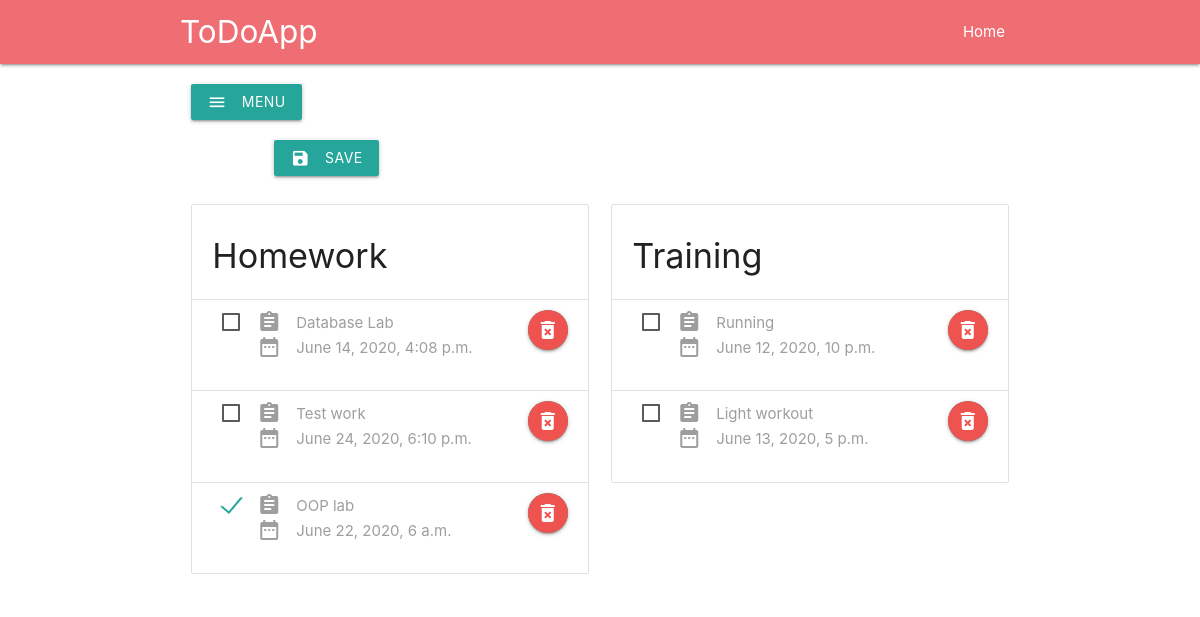
The app's page /, older data.
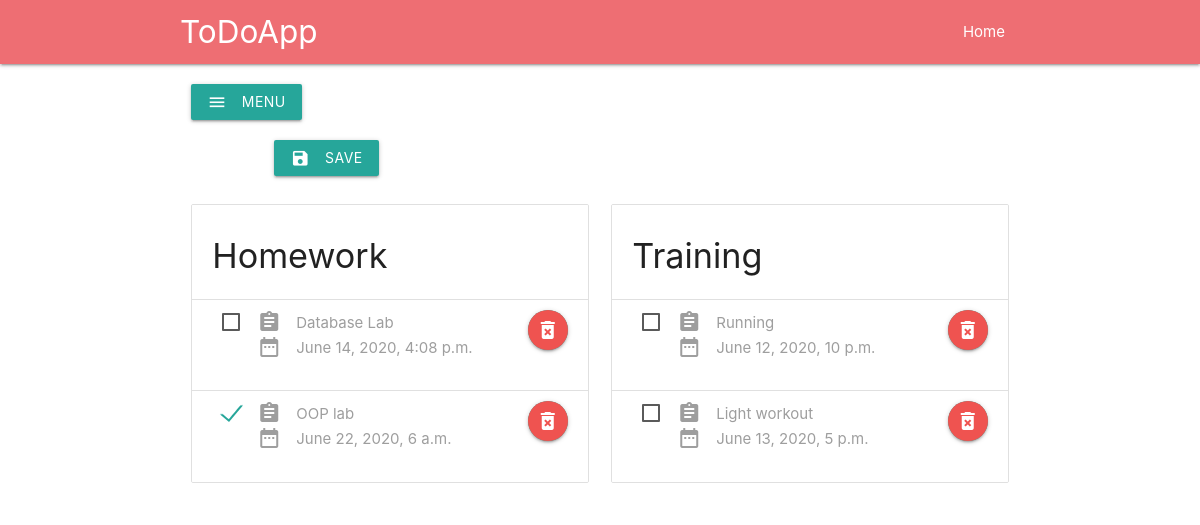
The same page, newer data.
### my_app/models.py (models this page shows)
class Categories(models.Model):
    title = models.CharField(max_length=50)
    def __str__(self):
        return self.title
    class Meta:
        verbose_name_plural = 'Categories'

class Tasks(models.Model):
    title = models.CharField(max_length=200)
    deadline = models.DateTimeField('Time')
    category = models.ForeignKey(Categories, on_delete=models.CASCADE)
    is_done = models.BooleanField('Completed')
    def __str__(self):
        return self.title
    class Meta:
        verbose_name_plural = 'Tasks'
        ordering = ['is_done', 'deadline']

### my_app/views.py (the view)
# urls.py: 2. Add a URL to urlpatterns:  path('', views.home, name='home')
def home(request):
    categories = Categories.objects.all()
    context = {
        'category_list': categories,
    }
    if not categories:
        context['error_message'] = EMPTY_CATEGORY_LIST_MSG
    return render(request, 'my_app/home.html', context)

### templates/my_app/home.html (shortened to what this page needs)
<!DOCTYPE html>
{% load static %}
<html lang="en">
<head>
    <link rel="stylesheet" href="https://cdnjs.cloudflare.com/ajax/libs/materialize/1.0.0/css/materialize.min.css">
    <link rel="stylesheet" href="{% static "css/style.css" %}">
</head>
<body>
    <nav>
        <div class="container nav-wrapper sticky-nav">
            <a href="/" class="brand-logo">ToDoApp</a>
            <ul id="nav-mobile" class="right">
                <li><a href="/">Home</a></li>
            </ul>
        </div>
    </nav>
    <div class="container">
        <div class="row hide-on-med-and-down" style="padding-top: 20px; margin: 0;">
            <div class="col l3">
                <a class="sidenav-trigger waves-effect waves-light btn" data-target="slide-out"><i class="material-icons left">menu</i>Menu</a>
            </div>
        </div>
        {% block content %}
        <form action="save_changes/" method="POST">
            <div class="row" style="padding-top: 20px;">
                <div class="col l3">
                    <button class="btn waves-effect waves-light right" type="submit" name="action">Save
                        <i class="material-icons left">save</i>
                    </button>
                </div>
            </div>
            <div class="row">
                {% for category in category_list %}
                    <div class="col s12 m6 l6">
                        <ul class="collection with-header" id="{{ category }}">
                            <li class="collection-header"><h4>{{ category }}</h4></li>
                            {% if category.tasks_set.all %}
                                {% for task in category.tasks_set.all %}
                                    <li class="collection-item" id="{{ task }}">
                                        <div class="row">
                                            <div class="col l10 m9 s9">
                                                <label>
                                                    <span style="text-align: justify;">
                                                        <i class="material-icons left">assignment</i>{{ task }}<br>
                                                        <i class="material-icons left">date_range</i>{{ task.deadline }}
                                                    </span>
                                                </label>
                                            </div>
                                            <div class="col l2 m3 s3">
                                                <a class="waves-effect waves-light btn-floating right" href="/delete_todo/{{ task.id }}">
                                                    <i class="material-icons red lighten-1">delete_forever</i>
                                                </a>
                                            </div>
                                        </div>
                                    </li>
                                {% endfor %}
                            {% else %}
                                <li class="collection-item">Empty category.</li>
                            {% endif %}
                        </ul>
                    </div>
                {% endfor %}
            </div>
        </form>
        {% endblock content %}
    </div>
</body>
</html>

Row changes from the older to the newer data that the page shows:
removed Tasks: title "Test work", deadline "June 24, 2020, 6:10 p.m.", shown under Categories "Homework"
